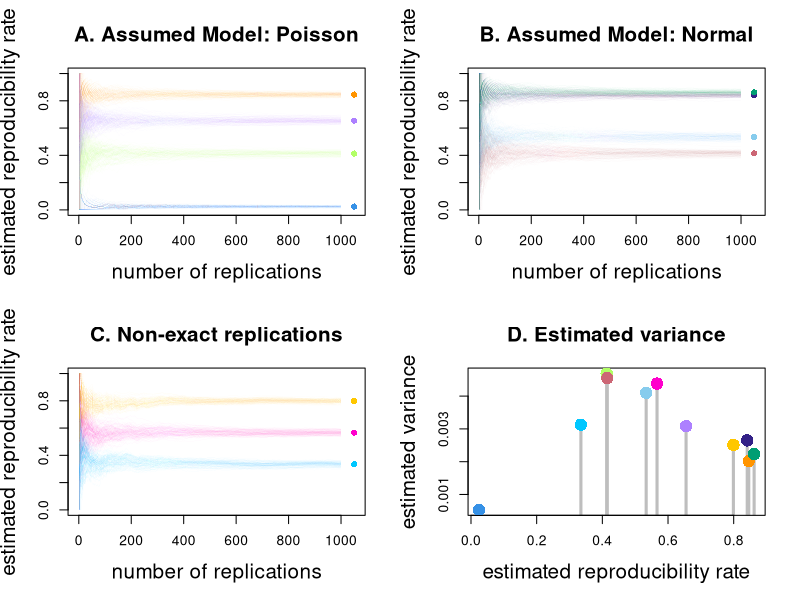

This figure's R source:
m = 1e3
k = 1e2
n = 1e3 # Binomial number of trials
p = 0.01 # probability of success, Bernoulli

lambda = n*p # Poisson rate = 10, Poisson approximation to binomial
mu = n*p # Normal mean = 10, normal approximation to binomial
sigma=sqrt(n*p*(1-p)) # Normal standard deviation = 3.14

#--------------------------------------------------------------
#--------------------------------------------------------------
c = 0.1 # result 0-1 constant
#--------------------------------------------------------------
#--------------------------------------------------------------
# Poisson prior
#--------------------------------------------------------------
# alpha = 10 # parameter for conjugate prior gamma
alpha = 5 # parameter for conjugate prior gamma
# beta = 10 # parameter for conjugate prior gamma
beta = 5 # parameter for conjugate prior gamma

epsilon.poi = c*sqrt(lambda) # result acceptance
#--------------------------------------------------------------
# Normal prior
#--------------------------------------------------------------
tau0.sq = 1 # parameter for conjugate prior normal
# mu0 = 0 # parameter for conjugate prior normal
mu0 = 10 # parameter for conjugate prior normal
tau.sq = 1/(sigma^2)
epsilon.norm = c*(sigma) # result acceptance
#--------------------------------------------------------------

reproducibility.rate.poisson.smalln.mle = matrix(NA, k, m)
reproducibility.rate.poisson.smalln.bayes = matrix(NA, k, m)
reproducibility.rate.poisson.largen.mle = matrix(NA, k, m)
reproducibility.rate.poisson.largen.bayes = matrix(NA, k, m)
reproducibility.rate.normal.smalln.mle = matrix(NA, k, m)
reproducibility.rate.normal.smalln.bayes = matrix(NA, k, m)
reproducibility.rate.normal.largen.mle = matrix(NA, k, m)
reproducibility.rate.normal.largen.bayes = matrix(NA, k, m)


for( i in 1:k){
#--------------------------------------------------------------
# Poisson
#--------------------------------------------------------------
# n = Small, M_A= Poisson, Spost = MLE
n = 30
x = matrix(rpois(n*m, lambda), m, n) # data
mean.x = rowMeans(x)
result.poisson.smalln.mle  = (mean.x<lambda+epsilon.poi & mean.x>lambda-epsilon.poi)
reproducibility.rate.poisson.smalln.mle[i,] = cumsum(result.poisson.smalln.mle)/(1:m)

# n = Small, M_A= Poisson, Spost = Bayes
n = 30
x = matrix(rpois(n*m, lambda), m, n) # data
mode.x = (rowSums(x)+alpha-1)/(n+beta)
result.poisson.smalln.bayes = (mode.x<lambda+epsilon.poi & mode.x>lambda-epsilon.poi)
reproducibility.rate.poisson.smalln.bayes[i,] = cumsum(result.poisson.smalln.bayes)/(1:m)

# n = Large, M_A= Poisson, Spost = MLE
n = 200
x = matrix(rpois(n*m, lambda), m, n) # data
mean.x = rowMeans(x)
result.poisson.largen.mle = (mean.x<lambda+epsilon.poi & mean.x>lambda-epsilon.poi)
reproducibility.rate.poisson.largen.mle[i,] = cumsum(result.poisson.largen.mle)/(1:m)

# n = Large, M_A= Poisson, Spost = Bayes
n = 200
x = matrix(rpois(n*m, lambda), m, n) # data
mode.x = (rowSums(x)+alpha-1)/(n+beta)
result.poisson.largen.bayes = (mode.x<lambda+epsilon.poi & mode.x>lambda-epsilon.poi)
reproducibility.rate.poisson.largen.bayes[i,] = cumsum(result.poisson.largen.bayes)/(1:m)
#--------------------------------------------------------------
#--------------------------------------------------------------
# Normal
#--------------------------------------------------------------
# n = Small, M_A= Normal, Spost = MLE
n = 30
x =  matrix(rnorm(m*n, mu, sigma), m,n) # data
mean.x = rowMeans(x)
result.normal.smalln.mle = (mean.x<mu+epsilon.norm & mean.x>mu-epsilon.norm)
reproducibility.rate.normal.smalln.mle[i,] = cumsum(result.normal.smalln.mle)/(1:m)

# n = Small, M_A= Normal, Spost = bayes
n = 30  
x =  matrix(rnorm(m*n, mu, sigma), m,n) # data
mode.x = rowSums(x)*(tau.sq/(tau0.sq+n*tau.sq))+mu0*(tau0.sq/(tau0.sq+n*tau.sq)) # posterior mode
result.normal.smalln.bayes = (mode.x<mu+epsilon.norm & mode.x>mu-epsilon.norm)
reproducibility.rate.normal.smalln.bayes[i,] = cumsum(result.normal.smalln.bayes)/(1:m)

# n = Large, M_A= Normal, Spost = MLE
n = 200
x =  matrix(rnorm(m*n, mu, sigma), m,n) # data
mean.x = rowMeans(x) # posterior mode
result.normal.largen.mle = (mean.x<mu+epsilon.norm & mean.x>mu-epsilon.norm)
reproducibility.rate.normal.largen.mle[i,] = cumsum(result.normal.largen.mle)/(1:m)

# n = Large, M_A= Normal, Spost = bayes
n = 200
x =  matrix(rnorm(m*n, mu, sigma), m,n) # data
mode.x = rowSums(x)*(tau.sq/(tau0.sq+n*tau.sq))+mu0*(tau0.sq/(tau0.sq+n*tau.sq))
result.normal.largen.bayes = (mode.x<mu+epsilon.norm & mode.x>mu-epsilon.norm)
reproducibility.rate.normal.largen.bayes[i,] = cumsum(result.normal.largen.bayes)/(1:m)
}

mean.reproducibility.rate.poisson.smalln.mle = mean(reproducibility.rate.poisson.smalln.mle[,m])
mean.reproducibility.rate.poisson.smalln.bayes = mean(reproducibility.rate.poisson.smalln.bayes[,m])
mean.reproducibility.rate.poisson.largen.mle = mean(reproducibility.rate.poisson.largen.mle[,m])
mean.reproducibility.rate.poisson.largen.bayes = mean(reproducibility.rate.poisson.largen.bayes[,m])

mean.reproducibility.rate.normal.smalln.mle = mean(reproducibility.rate.normal.smalln.mle[,m])
mean.reproducibility.rate.normal.smalln.bayes = mean(reproducibility.rate.normal.smalln.bayes[,m])
mean.reproducibility.rate.normal.largen.mle = mean(reproducibility.rate.normal.largen.mle[,m])
mean.reproducibility.rate.normal.largen.bayes = mean(reproducibility.rate.normal.largen.bayes[,m])

# This is the order of models
# 1: poisson, small n, mle
# 2: poisson, small n, bayes
# 3: poisson, large n, mle
# 4: poisson, large n, bayes
# 5: normal, small n, mle
# 6: normal, small n, bayes
# 7: normal, large n, mle
# 8: normal, large n, bayes

vec.ind = c(mean.reproducibility.rate.poisson.smalln.mle,
                                         mean.reproducibility.rate.poisson.smalln.bayes,
                                         mean.reproducibility.rate.poisson.largen.mle,
                                         mean.reproducibility.rate.poisson.largen.bayes,
                                         mean.reproducibility.rate.normal.smalln.mle,
                                         mean.reproducibility.rate.normal.smalln.bayes,
                                         mean.reproducibility.rate.normal.largen.mle,
                                         mean.reproducibility.rate.normal.largen.bayes)
ind.sample.low = order(vec.ind)[1:4]
ind.sample.high = order(vec.ind)[5:8]

#--------------------------------------------------------------
# Randomly chosen scenario, for three cases:
# 1. Each experiment in the sequence is uniformly randomly chosen
# with equal probability 1/8 among all experiments
#  2. Each experiment in the sequence is uniformly randomly chosen
# with equal probability 1/4 among 4 lowest reproducibility rate experiments
#  3. Each experiment in the sequence is uniformly randomly chosen
# with equal probability 1/4 among 4 highest reproducibility rate experiments

#--------------------------------------------------------------
# Case 1:
# Mixture of 8 random variables with equal probability
# Reminder: This is the order of models
# 1: poisson, small n, mle
# 2: poisson, small n, bayes
# 3: poisson, large n, mle
# 4: poisson, large n, bayes
# 5: normal, small n, mle
# 6: normal, small n, bayes
# 7: normal, large n, mle
# 8: normal, large n, bayes
#--------------------------------------------------------------
result.matrix = rbind(result.poisson.smalln.mle, result.poisson.smalln.bayes, result.poisson.largen.mle,
                      result.poisson.largen.bayes,
                      result.normal.smalln.mle, result.normal.smalln.bayes, result.normal.largen.mle,
                      result.normal.largen.bayes)

reproducibility.rate.random = matrix(NA, k, m) 
result.random = rep(NA, m)

for( i in 1:k){
  # data
  ind = sample(8, m, replace=TRUE)
  result.random = rep(NA,m)
  for( j in 1:m){
    if(ind[j] == 1){result.random[j] =  result.matrix[1,j]}
    if(ind[j] == 2){result.random[j] =  result.matrix[2,j]}
    if(ind[j] == 3){result.random[j] =  result.matrix[3,j]}
    if(ind[j] == 4){result.random[j] =  result.matrix[4,j]}
    if(ind[j] == 5){result.random[j] =  result.matrix[5,j]}
    if(ind[j] == 6){result.random[j] =  result.matrix[6,j]}
    if(ind[j] == 7){result.random[j] =  result.matrix[7,j]}
    if(ind[j] == 8){result.random[j] =  result.matrix[8,j]}
  }
  reproducibility.rate.random[i,] = cumsum(result.random)/(1:m)
}
mean.reproducibility.rate.random = mean(reproducibility.rate.random[,m])
#--------------------------------------------------------------
# Case 2:
# Mixture of 4 random variables: Each experiment in the sequence is uniformly randomly chosen
# with equal probability 1/4 among 4 lowest reproducibility rate experiments
#--------------------------------------------------------------
reproducibility.rate.random.low = matrix(NA, k, m) 
result.random.low = rep(NA, m)


for( i in 1:k){
  # data
  ind = sample(ind.sample.low, m, replace=TRUE)
  result.random.low = rep(NA,m)
  for( j in 1:m){
    if(ind[j] == ind.sample.low[1]){result.random.low[j] =  result.matrix[ind.sample.low[1],j]}
    if(ind[j] == ind.sample.low[2]){result.random.low[j] =  result.matrix[ind.sample.low[2],j]}
    if(ind[j] == ind.sample.low[3]){result.random.low[j] =  result.matrix[ind.sample.low[3],j]}
    if(ind[j] == ind.sample.low[4]){result.random.low[j] =  result.matrix[ind.sample.low[4],j]}
  }
  reproducibility.rate.random.low[i,] = cumsum(result.random.low)/(1:m)
}
mean.reproducibility.rate.random.low = mean(reproducibility.rate.random.low[,m])
#--------------------------------------------------------------
# Case 3:
# Mixture of 4 random variables: Each experiment in the sequence is uniformly randomly chosen
# with equal probability 1/4 among 4 highest reproducibility rate experiments
#--------------------------------------------------------------
reproducibility.rate.random.high = matrix(NA, k, m) 
result.random.high = rep(NA, m)

for( i in 1:k){
  # data
  ind = sample(ind.sample.high, m, replace=TRUE)
  result.random.high = rep(NA,m)
  for( j in 1:m){
    if(ind[j] == ind.sample.high[1]){result.random.high[j] =  result.matrix[ind.sample.high[1],j]}
    if(ind[j] == ind.sample.high[2]){result.random.high[j] =  result.matrix[ind.sample.high[2],j]}
    if(ind[j] == ind.sample.high[3]){result.random.high[j] =  result.matrix[ind.sample.high[3],j]}
    if(ind[j] == ind.sample.high[4]){result.random.high[j] =  result.matrix[ind.sample.high[4],j]}
  }
  reproducibility.rate.random.high[i,] = cumsum(result.random.high)/(1:m)
}
mean.reproducibility.rate.random.high = mean(reproducibility.rate.random.high[,m])
#--------------------------------------------------------------

#--------------------------------------------------------------
#---------------------------------------------------------------------------
#---------------------------------------------------------------------------
# PLOTS
#---------------------------------------------------------------------------
library(scales)

# Global plot parameters
offset.x = 50
alpha.best = 0.1
lwd.path = 0.1
#--------------------------------------------------------------
# colors:
# poisson
# rgb(0.7,1,0.4):green, 
# rgb(1,0.58,0):yellow, 
# rgb(0.21,0.57,0.90):blue, 
# rgb(0.68,0.5,1):violet, 

# normal
# rgb(0.80, 0.40, 0.46) : salmon
# rgb(0.53, 0.80, 0.93) : robin blue
# rgb(0.20, 0.13, 0.53) : purple
# rgb(0, 0.62, 0.45) : green

# mean
# rgb(1, 0, 0.8): pink
# mean low
# rgb(0, 0.78, 1): aqua
# mean high
# rgb(1,0.78,0):yellow

#--------------------------------------------------------------
pdf('/home/erkanb/Desktop/lab/Reproducibility/TheoryOfReproducibility/plots/Figure.ConvergenceOfReproducibilityRate.NonExact.pdf',
    width=13, height=8)
# Plot Layout
#--------------------------------------------
# my colorblind friendly colors
mygrass = "#B2FF66"
myblue = "#3691E6"
myorange = "#FF9400"
myviolet = "#AD80FF"
myrose = "#CC6675"
myrobin = "#87CCED"
myindigo = "#332187"
mygreen = "#009E73"
mypink = "#FF00CC"
myaqua = "#00C7FF"
myyellow = "#FFC700"

par(mfrow=c(2,2))
#--------------------------------------------------------------
# Panel 1
plot(1:m, reproducibility.rate.poisson.smalln.mle[1,], type='l', lwd=lwd.path, 
     col=alpha(mygrass, alpha=alpha.best),
     xlim=c(1,m+offset.x),ylim=c(0,1), 
     #main=TeX('$Poisson$'),
     main='A. Assumed Model: Poisson',
     cex.main=1.5,
     xlab='number of replications', ylab ='estimated reproducibility rate', cex.lab=1.5)

for(i in 2:k){
  lines(1:m, reproducibility.rate.poisson.smalln.mle[i,],type='l', lwd = lwd.path, col= alpha(mygrass, alpha = alpha.best))
  }
points(m + offset.x, mean.reproducibility.rate.poisson.smalln.mle, pch=16, col=mygrass)

for(i in 1:k){
  lines(1:m, reproducibility.rate.poisson.smalln.bayes[i,],type='l', lwd = lwd.path, col=alpha(myblue, alpha=alpha.best))
  }
points(m + offset.x,mean.reproducibility.rate.poisson.smalln.bayes, pch=16, col=myblue)

for(i in 1:k){
  lines(1:m, reproducibility.rate.poisson.largen.mle[i,],type='l', lwd = lwd.path, col=alpha(myorange, alpha=alpha.best))
  }
points(m + offset.x, mean.reproducibility.rate.poisson.largen.mle, pch=16, col=myorange)

for(i in 1:k){
  lines(1:m, reproducibility.rate.poisson.largen.bayes[i,],type='l', lwd = lwd.path, col=alpha(myviolet, alpha=alpha.best))
  }
points(m + offset.x, mean.reproducibility.rate.poisson.largen.bayes, pch=16, col=myviolet)
#--------------------------------------------------------------
# Panel 2
# Normal
# rgb(0.80, 0.40, 0.46) : salmon
# rgb(0.53, 0.80, 0.93) : robin blue
# rgb(0.20, 0.13, 0.53) : purple
# rgb(0, 0.62, 0.45) : green

plot(1:m, reproducibility.rate.normal.smalln.mle[1,], type='l', lwd=lwd.path, 
     col=alpha(myrose, alpha=alpha.best),
     xlim=c(1,m+offset.x),ylim=c(0,1), 
     #main=TeX('$Poisson$'),
     main='B. Assumed Model: Normal',
     cex.main=1.5,
     xlab='number of replications', ylab ='estimated reproducibility rate', cex.lab=1.5)
for(i in 2:k){
  lines(1:m, reproducibility.rate.normal.smalln.mle[i,],type='l', lwd = lwd.path, col=alpha(myrose, alpha=alpha.best))
}
points(m + offset.x, mean.reproducibility.rate.normal.smalln.mle, pch=16, col=myrose)

for(i in 1:k){
  lines(1:m, reproducibility.rate.normal.smalln.bayes[i,],type='l', lwd = lwd.path, col=alpha(myrobin, alpha=alpha.best))
  }
points(m + offset.x,mean.reproducibility.rate.normal.smalln.bayes, pch=16, col=myrobin)

for(i in 1:k){
  lines(1:m, reproducibility.rate.normal.largen.mle[i,],type='l', lwd = lwd.path, col=alpha(myindigo, alpha=alpha.best))
  }
points(m + offset.x,mean.reproducibility.rate.normal.largen.mle, pch=16, col=myindigo)

for(i in 1:k){
  lines(1:m, reproducibility.rate.normal.largen.bayes[i,],type='l', lwd = lwd.path, col=alpha(mygreen, alpha=alpha.best))
  }
points(m + offset.x,mean.reproducibility.rate.normal.largen.bayes, pch=16, col=mygreen)
#--------------------------------------------------------------
# Panel 3
# mean
# rgb(1, 0, 0.8): pink
# mean low
# rgb(0, 0.78, 1): aqua
# mean high
# rgb(1,0.78,0):yellow
#--------------------------------------------------------------
plot(1:m,  reproducibility.rate.random[1,], type='l', lwd=lwd.path, 
     col=alpha(mypink, alpha=alpha.best),
     xlim=c(1,m+offset.x),ylim=c(0,1), 
     #main=TeX('$Poisson$'),
     main='C. Non-exact replications',
     cex.main=1.5,
     xlab='number of replications', ylab ='estimated reproducibility rate', cex.lab=1.5)

for(i in 2:k){
  lines(1:m, reproducibility.rate.random[i,], type='l', lwd = lwd.path, col=alpha(mypink, alpha=alpha.best))
}
points(m + offset.x,mean.reproducibility.rate.random, pch=16, col=mypink)
# mean low
for(i in 1:k){
  lines(1:m, reproducibility.rate.random.low[i,], type='l', lwd = lwd.path, col=alpha(myaqua, alpha=alpha.best))
}
points(m + offset.x,mean.reproducibility.rate.random.low, pch=16, col=myaqua)
# mean high
for(i in 1:k){
  lines(1:m, reproducibility.rate.random.high[i,], type='l', lwd = lwd.path, col=alpha(myyellow, alpha=alpha.best))
}
points(m + offset.x,mean.reproducibility.rate.random.high, pch=16, col=myyellow)

#--------------------------------------------------------------
# Panel 4
#--------------------------------------------------------------
#
# evaluate at 50 replications (arbitrary)
mm = 50

aug.vec.ind = c(mean.reproducibility.rate.random,
                mean.reproducibility.rate.random.low,
                mean.reproducibility.rate.random.high,
            mean.reproducibility.rate.poisson.smalln.mle,
            mean.reproducibility.rate.poisson.smalln.bayes,
            mean.reproducibility.rate.poisson.largen.mle,
            mean.reproducibility.rate.poisson.largen.bayes,
            mean.reproducibility.rate.normal.smalln.mle,
            mean.reproducibility.rate.normal.smalln.bayes,
            mean.reproducibility.rate.normal.largen.mle,
            mean.reproducibility.rate.normal.largen.bayes)

var.vec = c(var(reproducibility.rate.random[,mm]), 
            var(reproducibility.rate.random.low[,mm]), 
            var(reproducibility.rate.random.high[,mm]),
            var(reproducibility.rate.poisson.smalln.mle[,mm]),
            var(reproducibility.rate.poisson.smalln.bayes[,mm]), 
            var(reproducibility.rate.poisson.largen.mle[,mm]), 
            var(reproducibility.rate.poisson.largen.bayes[,mm]),
            var(reproducibility.rate.normal.smalln.mle[,mm]),
            var(reproducibility.rate.normal.smalln.bayes[,mm]), 
            var(reproducibility.rate.normal.largen.mle[,mm]), 
            var(reproducibility.rate.normal.largen.bayes[,mm]))

# plot
plot(aug.vec.ind, var.vec, type="h", col="gray",
     lwd=3,
     main='D. Estimated variance',
     cex.main=1.5,
     xlab='estimated reproducibility rate', ylab ='estimated variance', cex.lab=1.5)
mycolors = c(mypink, myaqua, myyellow, mygrass, myblue, myorange, myviolet, myrose, myrobin, myindigo, mygreen)
for(i in 1:length(aug.vec.ind)){
  points(aug.vec.ind[i],var.vec[i], col=mycolors[i], pch=16, cex = 2)}
#--------------------------------------------------------------
#--------------------------------------------------------------
dev.off()
#--------------------------------------------------------------

# end all